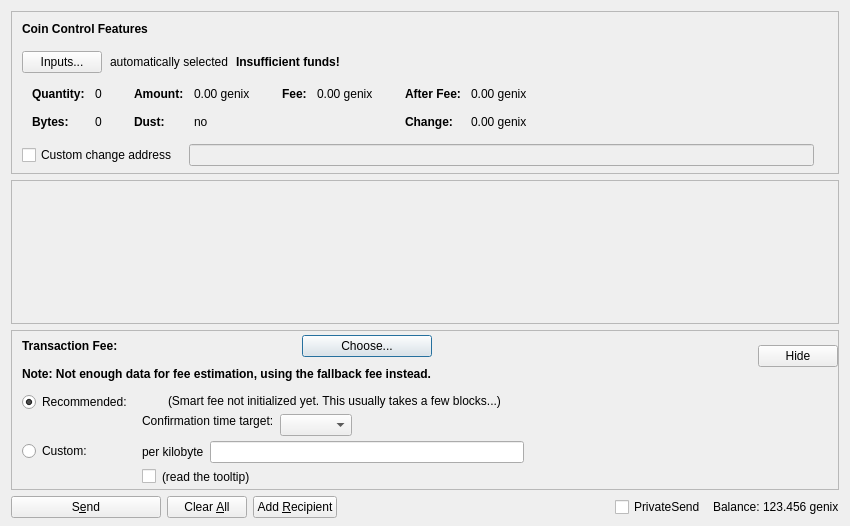
<?xml version="1.0" encoding="UTF-8"?>
<ui version="4.0">
 <class>SendCoinsDialog</class>
 <widget class="QDialog" name="SendCoinsDialog">
  <property name="geometry">
   <rect>
    <x>0</x>
    <y>0</y>
    <width>850</width>
    <height>526</height>
   </rect>
  </property>
  <property name="windowTitle">
   <string>Send Coins</string>
  </property>
  <layout class="QVBoxLayout" name="verticalLayout" stretch="0,1,0,0">
   <property name="bottomMargin">
    <number>8</number>
   </property>
   <item>
    <widget class="QFrame" name="frameCoinControl">
     <property name="sizePolicy">
      <sizepolicy hsizetype="Expanding" vsizetype="Expanding">
       <horstretch>0</horstretch>
       <verstretch>0</verstretch>
      </sizepolicy>
     </property>
     <property name="maximumSize">
      <size>
       <width>16777215</width>
       <height>16777215</height>
      </size>
     </property>
     <property name="frameShape">
      <enum>QFrame::StyledPanel</enum>
     </property>
     <property name="frameShadow">
      <enum>QFrame::Sunken</enum>
     </property>
     <layout class="QVBoxLayout" name="verticalLayoutCoinControl2">
      <property name="spacing">
       <number>0</number>
      </property>
      <property name="leftMargin">
       <number>0</number>
      </property>
      <property name="topMargin">
       <number>0</number>
      </property>
      <property name="rightMargin">
       <number>0</number>
      </property>
      <property name="bottomMargin">
       <number>6</number>
      </property>
      <item>
       <layout class="QVBoxLayout" name="verticalLayoutCoinControl" stretch="0,0,0,0,1">
        <property name="spacing">
         <number>0</number>
        </property>
        <property name="leftMargin">
         <number>10</number>
        </property>
        <property name="topMargin">
         <number>10</number>
        </property>
        <item>
         <layout class="QHBoxLayout" name="horizontalLayoutCoinControl1">
          <property name="bottomMargin">
           <number>15</number>
          </property>
          <item>
           <widget class="QLabel" name="labelCoinControlFeatures">
            <property name="sizePolicy">
             <sizepolicy hsizetype="Preferred" vsizetype="Maximum">
              <horstretch>0</horstretch>
              <verstretch>0</verstretch>
             </sizepolicy>
            </property>
            <property name="font">
             <font>
              <weight>75</weight>
              <bold>true</bold>
             </font>
            </property>
            <property name="styleSheet">
             <string notr="true">font-weight:bold;</string>
            </property>
            <property name="text">
             <string>Coin Control Features</string>
            </property>
           </widget>
          </item>
         </layout>
        </item>
        <item>
         <layout class="QHBoxLayout" name="horizontalLayoutCoinControl2" stretch="0,0,0,0">
          <property name="spacing">
           <number>8</number>
          </property>
          <property name="bottomMargin">
           <number>10</number>
          </property>
          <item>
           <widget class="QPushButton" name="pushButtonCoinControl">
            <property name="styleSheet">
             <string notr="true"/>
            </property>
            <property name="text">
             <string>Inputs...</string>
            </property>
            <property name="autoDefault">
             <bool>false</bool>
            </property>
           </widget>
          </item>
          <item>
           <widget class="QLabel" name="labelCoinControlAutomaticallySelected">
            <property name="text">
             <string>automatically selected</string>
            </property>
            <property name="margin">
             <number>5</number>
            </property>
           </widget>
          </item>
          <item>
           <widget class="QLabel" name="labelCoinControlInsuffFunds">
            <property name="font">
             <font>
              <weight>75</weight>
              <bold>true</bold>
             </font>
            </property>
            <property name="styleSheet">
             <string notr="true">font-weight:bold;</string>
            </property>
            <property name="text">
             <string>Insufficient funds!</string>
            </property>
            <property name="margin">
             <number>5</number>
            </property>
           </widget>
          </item>
          <item>
           <spacer name="horizontalSpacerCoinControl">
            <property name="orientation">
             <enum>Qt::Horizontal</enum>
            </property>
            <property name="sizeHint" stdset="0">
             <size>
              <width>40</width>
              <height>1</height>
             </size>
            </property>
           </spacer>
          </item>
         </layout>
        </item>
        <item>
         <widget class="QWidget" name="widgetCoinControl" native="true">
          <property name="sizePolicy">
           <sizepolicy hsizetype="Preferred" vsizetype="Preferred">
            <horstretch>0</horstretch>
            <verstretch>0</verstretch>
           </sizepolicy>
          </property>
          <property name="minimumSize">
           <size>
            <width>0</width>
            <height>0</height>
           </size>
          </property>
          <property name="styleSheet">
           <string notr="true"/>
          </property>
          <layout class="QHBoxLayout" name="horizontalLayoutCoinControl5">
           <property name="leftMargin">
            <number>0</number>
           </property>
           <property name="topMargin">
            <number>0</number>
           </property>
           <property name="rightMargin">
            <number>0</number>
           </property>
           <property name="bottomMargin">
            <number>0</number>
           </property>
           <item>
            <layout class="QHBoxLayout" name="horizontalLayoutCoinControl3" stretch="0,0,0,1">
             <property name="spacing">
              <number>20</number>
             </property>
             <property name="topMargin">
              <number>0</number>
             </property>
             <property name="bottomMargin">
              <number>10</number>
             </property>
             <item>
              <layout class="QFormLayout" name="formLayoutCoinControl1">
               <property name="horizontalSpacing">
                <number>10</number>
               </property>
               <property name="verticalSpacing">
                <number>14</number>
               </property>
               <property name="leftMargin">
                <number>10</number>
               </property>
               <property name="topMargin">
                <number>4</number>
               </property>
               <property name="rightMargin">
                <number>6</number>
               </property>
               <item row="0" column="0">
                <widget class="QLabel" name="labelCoinControlQuantityText">
                 <property name="font">
                  <font>
                   <weight>75</weight>
                   <bold>true</bold>
                  </font>
                 </property>
                 <property name="text">
                  <string>Quantity:</string>
                 </property>
                 <property name="margin">
                  <number>0</number>
                 </property>
                </widget>
               </item>
               <item row="0" column="1">
                <widget class="QLabel" name="labelCoinControlQuantity">
                 <property name="cursor">
                  <cursorShape>IBeamCursor</cursorShape>
                 </property>
                 <property name="contextMenuPolicy">
                  <enum>Qt::ActionsContextMenu</enum>
                 </property>
                 <property name="text">
                  <string notr="true">0</string>
                 </property>
                 <property name="margin">
                  <number>0</number>
                 </property>
                 <property name="textInteractionFlags">
                  <set>Qt::LinksAccessibleByMouse|Qt::TextSelectableByKeyboard|Qt::TextSelectableByMouse</set>
                 </property>
                </widget>
               </item>
               <item row="1" column="0">
                <widget class="QLabel" name="labelCoinControlBytesText">
                 <property name="font">
                  <font>
                   <weight>75</weight>
                   <bold>true</bold>
                  </font>
                 </property>
                 <property name="text">
                  <string>Bytes:</string>
                 </property>
                </widget>
               </item>
               <item row="1" column="1">
                <widget class="QLabel" name="labelCoinControlBytes">
                 <property name="cursor">
                  <cursorShape>IBeamCursor</cursorShape>
                 </property>
                 <property name="contextMenuPolicy">
                  <enum>Qt::ActionsContextMenu</enum>
                 </property>
                 <property name="text">
                  <string notr="true">0</string>
                 </property>
                 <property name="textInteractionFlags">
                  <set>Qt::LinksAccessibleByMouse|Qt::TextSelectableByKeyboard|Qt::TextSelectableByMouse</set>
                 </property>
                </widget>
               </item>
              </layout>
             </item>
             <item>
              <layout class="QFormLayout" name="formLayoutCoinControl2">
               <property name="horizontalSpacing">
                <number>10</number>
               </property>
               <property name="verticalSpacing">
                <number>14</number>
               </property>
               <property name="leftMargin">
                <number>6</number>
               </property>
               <property name="topMargin">
                <number>4</number>
               </property>
               <property name="rightMargin">
                <number>6</number>
               </property>
               <item row="0" column="0">
                <widget class="QLabel" name="labelCoinControlAmountText">
                 <property name="font">
                  <font>
                   <weight>75</weight>
                   <bold>true</bold>
                  </font>
                 </property>
                 <property name="text">
                  <string>Amount:</string>
                 </property>
                 <property name="margin">
                  <number>0</number>
                 </property>
                </widget>
               </item>
               <item row="0" column="1">
                <widget class="QLabel" name="labelCoinControlAmount">
                 <property name="cursor">
                  <cursorShape>IBeamCursor</cursorShape>
                 </property>
                 <property name="contextMenuPolicy">
                  <enum>Qt::ActionsContextMenu</enum>
                 </property>
                 <property name="text">
                  <string notr="true">0.00 genix</string>
                 </property>
                 <property name="textInteractionFlags">
                  <set>Qt::LinksAccessibleByMouse|Qt::TextSelectableByKeyboard|Qt::TextSelectableByMouse</set>
                 </property>
                </widget>
               </item>
               <item row="1" column="0">
                <widget class="QLabel" name="labelCoinControlLowOutputText">
                 <property name="font">
                  <font>
                   <weight>75</weight>
                   <bold>true</bold>
                  </font>
                 </property>
                 <property name="text">
                  <string>Dust:</string>
                 </property>
                </widget>
               </item>
               <item row="1" column="1">
                <widget class="QLabel" name="labelCoinControlLowOutput">
                 <property name="cursor">
                  <cursorShape>IBeamCursor</cursorShape>
                 </property>
                 <property name="contextMenuPolicy">
                  <enum>Qt::ActionsContextMenu</enum>
                 </property>
                 <property name="text">
                  <string notr="true">no</string>
                 </property>
                 <property name="textInteractionFlags">
                  <set>Qt::LinksAccessibleByMouse|Qt::TextSelectableByKeyboard|Qt::TextSelectableByMouse</set>
                 </property>
                </widget>
               </item>
              </layout>
             </item>
             <item>
              <layout class="QFormLayout" name="formLayoutCoinControl3">
               <property name="horizontalSpacing">
                <number>10</number>
               </property>
               <property name="verticalSpacing">
                <number>14</number>
               </property>
               <property name="leftMargin">
                <number>6</number>
               </property>
               <property name="topMargin">
                <number>4</number>
               </property>
               <property name="rightMargin">
                <number>6</number>
               </property>
               <item row="0" column="0">
                <widget class="QLabel" name="labelCoinControlFeeText">
                 <property name="font">
                  <font>
                   <weight>75</weight>
                   <bold>true</bold>
                  </font>
                 </property>
                 <property name="text">
                  <string>Fee:</string>
                 </property>
                 <property name="margin">
                  <number>0</number>
                 </property>
                </widget>
               </item>
               <item row="0" column="1">
                <widget class="QLabel" name="labelCoinControlFee">
                 <property name="cursor">
                  <cursorShape>IBeamCursor</cursorShape>
                 </property>
                 <property name="contextMenuPolicy">
                  <enum>Qt::ActionsContextMenu</enum>
                 </property>
                 <property name="text">
                  <string notr="true">0.00 genix</string>
                 </property>
                 <property name="textInteractionFlags">
                  <set>Qt::LinksAccessibleByMouse|Qt::TextSelectableByKeyboard|Qt::TextSelectableByMouse</set>
                 </property>
                </widget>
               </item>
              </layout>
             </item>
             <item>
              <layout class="QFormLayout" name="formLayoutCoinControl4">
               <property name="horizontalSpacing">
                <number>10</number>
               </property>
               <property name="verticalSpacing">
                <number>14</number>
               </property>
               <property name="leftMargin">
                <number>6</number>
               </property>
               <property name="topMargin">
                <number>4</number>
               </property>
               <property name="rightMargin">
                <number>6</number>
               </property>
               <item row="0" column="0">
                <widget class="QLabel" name="labelCoinControlAfterFeeText">
                 <property name="font">
                  <font>
                   <weight>75</weight>
                   <bold>true</bold>
                  </font>
                 </property>
                 <property name="text">
                  <string>After Fee:</string>
                 </property>
                 <property name="margin">
                  <number>0</number>
                 </property>
                </widget>
               </item>
               <item row="0" column="1">
                <widget class="QLabel" name="labelCoinControlAfterFee">
                 <property name="cursor">
                  <cursorShape>IBeamCursor</cursorShape>
                 </property>
                 <property name="contextMenuPolicy">
                  <enum>Qt::ActionsContextMenu</enum>
                 </property>
                 <property name="text">
                  <string notr="true">0.00 genix</string>
                 </property>
                 <property name="textInteractionFlags">
                  <set>Qt::LinksAccessibleByMouse|Qt::TextSelectableByKeyboard|Qt::TextSelectableByMouse</set>
                 </property>
                </widget>
               </item>
               <item row="1" column="0">
                <widget class="QLabel" name="labelCoinControlChangeText">
                 <property name="font">
                  <font>
                   <weight>75</weight>
                   <bold>true</bold>
                  </font>
                 </property>
                 <property name="text">
                  <string>Change:</string>
                 </property>
                </widget>
               </item>
               <item row="1" column="1">
                <widget class="QLabel" name="labelCoinControlChange">
                 <property name="cursor">
                  <cursorShape>IBeamCursor</cursorShape>
                 </property>
                 <property name="contextMenuPolicy">
                  <enum>Qt::ActionsContextMenu</enum>
                 </property>
                 <property name="text">
                  <string notr="true">0.00 genix</string>
                 </property>
                 <property name="textInteractionFlags">
                  <set>Qt::LinksAccessibleByMouse|Qt::TextSelectableByKeyboard|Qt::TextSelectableByMouse</set>
                 </property>
                </widget>
               </item>
              </layout>
             </item>
            </layout>
           </item>
          </layout>
         </widget>
        </item>
        <item>
         <layout class="QHBoxLayout" name="horizontalLayoutCoinControl4" stretch="0,0,0">
          <property name="spacing">
           <number>12</number>
          </property>
          <property name="sizeConstraint">
           <enum>QLayout::SetDefaultConstraint</enum>
          </property>
          <property name="topMargin">
           <number>5</number>
          </property>
          <property name="rightMargin">
           <number>5</number>
          </property>
          <item>
           <widget class="QCheckBox" name="checkBoxCoinControlChange">
            <property name="toolTip">
             <string>If this is activated, but the change address is empty or invalid, change will be sent to a newly generated address.</string>
            </property>
            <property name="text">
             <string>Custom change address</string>
            </property>
           </widget>
          </item>
          <item>
           <widget class="QValidatedLineEdit" name="lineEditCoinControlChange">
            <property name="enabled">
             <bool>false</bool>
            </property>
            <property name="sizePolicy">
             <sizepolicy hsizetype="Expanding" vsizetype="Fixed">
              <horstretch>0</horstretch>
              <verstretch>0</verstretch>
             </sizepolicy>
            </property>
           </widget>
          </item>
          <item>
           <widget class="QLabel" name="labelCoinControlChangeLabel">
            <property name="sizePolicy">
             <sizepolicy hsizetype="Preferred" vsizetype="Expanding">
              <horstretch>0</horstretch>
              <verstretch>0</verstretch>
             </sizepolicy>
            </property>
            <property name="minimumSize">
             <size>
              <width>0</width>
              <height>0</height>
             </size>
            </property>
            <property name="text">
             <string/>
            </property>
            <property name="margin">
             <number>3</number>
            </property>
           </widget>
          </item>
         </layout>
        </item>
        <item>
         <spacer name="verticalSpacerCoinControl">
          <property name="orientation">
           <enum>Qt::Vertical</enum>
          </property>
          <property name="sizeHint" stdset="0">
           <size>
            <width>800</width>
            <height>1</height>
           </size>
          </property>
         </spacer>
        </item>
       </layout>
      </item>
     </layout>
    </widget>
   </item>
   <item>
    <widget class="QScrollArea" name="scrollArea">
     <property name="widgetResizable">
      <bool>true</bool>
     </property>
     <widget class="QWidget" name="scrollAreaWidgetContents">
      <property name="geometry">
       <rect>
        <x>0</x>
        <y>0</y>
        <width>830</width>
        <height>104</height>
       </rect>
      </property>
      <layout class="QVBoxLayout" name="verticalLayout_2" stretch="0,1">
       <property name="leftMargin">
        <number>0</number>
       </property>
       <property name="topMargin">
        <number>0</number>
       </property>
       <property name="rightMargin">
        <number>0</number>
       </property>
       <property name="bottomMargin">
        <number>0</number>
       </property>
       <item>
        <layout class="QVBoxLayout" name="entries">
         <property name="spacing">
          <number>6</number>
         </property>
        </layout>
       </item>
       <item>
        <spacer name="verticalSpacer">
         <property name="orientation">
          <enum>Qt::Vertical</enum>
         </property>
         <property name="sizeHint" stdset="0">
          <size>
           <width>20</width>
           <height>40</height>
          </size>
         </property>
        </spacer>
       </item>
      </layout>
     </widget>
    </widget>
   </item>
   <item>
    <widget class="QFrame" name="frameFee">
     <property name="sizePolicy">
      <sizepolicy hsizetype="Expanding" vsizetype="Expanding">
       <horstretch>0</horstretch>
       <verstretch>0</verstretch>
      </sizepolicy>
     </property>
     <property name="maximumSize">
      <size>
       <width>16777215</width>
       <height>16777215</height>
      </size>
     </property>
     <property name="frameShape">
      <enum>QFrame::StyledPanel</enum>
     </property>
     <property name="frameShadow">
      <enum>QFrame::Sunken</enum>
     </property>
     <layout class="QVBoxLayout" name="verticalLayoutFee1">
      <property name="spacing">
       <number>0</number>
      </property>
      <property name="leftMargin">
       <number>0</number>
      </property>
      <property name="topMargin">
       <number>0</number>
      </property>
      <property name="rightMargin">
       <number>0</number>
      </property>
      <property name="bottomMargin">
       <number>0</number>
      </property>
      <item>
       <layout class="QVBoxLayout" name="verticalLayoutFee2" stretch="0,0,0">
        <property name="spacing">
         <number>0</number>
        </property>
        <property name="leftMargin">
         <number>10</number>
        </property>
        <property name="topMargin">
         <number>0</number>
        </property>
        <item>
         <layout class="QHBoxLayout" name="horizontalLayoutFee1">
          <property name="bottomMargin">
           <number>0</number>
          </property>
          <item>
           <layout class="QVBoxLayout" name="verticalLayoutFee7">
            <property name="spacing">
             <number>0</number>
            </property>
            <item>
             <spacer name="verticalSpacerSmartFee">
              <property name="orientation">
               <enum>Qt::Vertical</enum>
              </property>
              <property name="sizeType">
               <enum>QSizePolicy::Fixed</enum>
              </property>
              <property name="sizeHint" stdset="0">
               <size>
                <width>1</width>
                <height>4</height>
               </size>
              </property>
             </spacer>
            </item>
            <item>
             <layout class="QHBoxLayout" name="horizontalLayoutSmartFee">
              <property name="spacing">
               <number>10</number>
              </property>
              <item>
               <widget class="QLabel" name="labelFeeHeadline">
                <property name="sizePolicy">
                 <sizepolicy hsizetype="Preferred" vsizetype="Maximum">
                  <horstretch>0</horstretch>
                  <verstretch>0</verstretch>
                 </sizepolicy>
                </property>
                <property name="font">
                 <font>
                  <weight>75</weight>
                  <bold>true</bold>
                 </font>
                </property>
                <property name="styleSheet">
                 <string notr="true">font-weight:bold;</string>
                </property>
                <property name="text">
                 <string>Transaction Fee:</string>
                </property>
               </widget>
              </item>
              <item>
               <widget class="QLabel" name="labelFeeMinimized">
                <property name="text">
                 <string/>
                </property>
               </widget>
              </item>
              <item>
               <widget class="QPushButton" name="buttonChooseFee">
                <property name="text">
                 <string>Choose...</string>
                </property>
               </widget>
              </item>
             </layout>
            </item>
            <item>
             <spacer name="verticalSpacer_7">
              <property name="orientation">
               <enum>Qt::Vertical</enum>
              </property>
              <property name="sizeHint" stdset="0">
               <size>
                <width>1</width>
                <height>10</height>
               </size>
              </property>
             </spacer>
            </item>
            <item>
             <widget class="QLabel" name="fallbackFeeWarningLabel">
              <property name="toolTip">
               <string>Using the fallbackfee can result in sending a transaction that will take several hours or days (or never) to confirm. Consider choosing your fee manually or wait until you have validated the complete chain.</string>
              </property>
              <property name="font">
              <font>
                  <weight>75</weight>
                  <bold>true</bold>
              </font>
              </property>
              <property name="text">
               <string>Note: Not enough data for fee estimation, using the fallback fee instead.</string>
              </property>
              <property name="wordWrap">
               <bool>false</bool>
              </property>
             </widget>
            </item>
            <item>
             <spacer name="verticalSpacer_5">
              <property name="orientation">
               <enum>Qt::Vertical</enum>
              </property>
              <property name="sizeHint" stdset="0">
               <size>
                <width>1</width>
                <height>1</height>
               </size>
              </property>
             </spacer>
            </item>
           </layout>
          </item>
          <item>
           <spacer name="horizontalSpacer_4">
            <property name="orientation">
             <enum>Qt::Horizontal</enum>
            </property>
            <property name="sizeHint" stdset="0">
             <size>
              <width>1</width>
              <height>1</height>
             </size>
            </property>
           </spacer>
          </item>
          <item>
           <widget class="QPushButton" name="buttonMinimizeFee">
            <property name="toolTip">
             <string>collapse fee-settings</string>
            </property>
            <property name="text">
             <string>Hide</string>
            </property>
           </widget>
          </item>
         </layout>
        </item>
        <item>
         <widget class="QFrame" name="frameFeeSelection">
          <layout class="QVBoxLayout" name="verticalLayoutFee12">
           <property name="spacing">
            <number>0</number>
           </property>
           <property name="leftMargin">
            <number>0</number>
           </property>
           <property name="topMargin">
            <number>0</number>
           </property>
           <property name="rightMargin">
            <number>0</number>
           </property>
           <property name="bottomMargin">
            <number>0</number>
           </property>
           <item>
            <layout class="QGridLayout" name="gridLayoutFee">
             <property name="topMargin">
              <number>10</number>
             </property>
             <property name="bottomMargin">
              <number>4</number>
             </property>
             <property name="horizontalSpacing">
              <number>10</number>
             </property>
             <property name="verticalSpacing">
              <number>4</number>
             </property>
             <item row="1" column="1">
              <layout class="QVBoxLayout" name="verticalLayoutFee8">
               <property name="spacing">
                <number>6</number>
               </property>
               <item>
                <layout class="QHBoxLayout" name="horizontalLayoutFee13">
                 <item>
                  <widget class="QLabel" name="labelCustomPerKilobyte">
                   <property name="toolTip">
                    <string>If the custom fee is set to 1000 duffs and the transaction is only 250 bytes, then &quot;per kilobyte&quot; only pays 250 duffs in fee,&lt;br /&gt;while &quot;at least&quot; pays 1000 duffs. For transactions bigger than a kilobyte both pay by kilobyte.</string>
                   </property>
                   <property name="text">
                    <string>per kilobyte</string>
                   </property>
                  </widget>
                 </item>
                 <item>
                  <widget class="BitcoinAmountField" name="customFee"/>
                 </item>
                 <item>
                  <spacer name="horizontalSpacer_6">
                   <property name="orientation">
                    <enum>Qt::Horizontal</enum>
                   </property>
                   <property name="sizeHint" stdset="0">
                    <size>
                     <width>1</width>
                     <height>1</height>
                    </size>
                   </property>
                  </spacer>
                 </item>
                </layout>
               </item>
               <item>
                <layout class="QHBoxLayout" name="horizontalLayoutFee8">
                 <item>
                  <widget class="QCheckBox" name="checkBoxMinimumFee">
                   <property name="toolTip">
                    <string>Paying only the minimum fee is just fine as long as there is less transaction volume than space in the blocks.&lt;br /&gt;But be aware that this can end up in a never confirming transaction once there is more demand for genix transactions than the network can process.</string>
                   </property>
                   <property name="text">
                    <string/>
                   </property>
                  </widget>
                 </item>
                 <item>
                  <widget class="QLabel" name="labelMinFeeWarning">
                   <property name="enabled">
                    <bool>true</bool>
                   </property>
                   <property name="toolTip">
                    <string>Paying only the minimum fee is just fine as long as there is less transaction volume than space in the blocks.&lt;br /&gt;But be aware that this can end up in a never confirming transaction once there is more demand for genix transactions than the network can process.</string>
                   </property>
                   <property name="text">
                    <string>(read the tooltip)</string>
                   </property>
                   <property name="margin">
                    <number>5</number>
                   </property>
                  </widget>
                 </item>
                 <item>
                  <spacer name="horizontalSpacer_2">
                   <property name="orientation">
                    <enum>Qt::Horizontal</enum>
                   </property>
                   <property name="sizeHint" stdset="0">
                    <size>
                     <width>1</width>
                     <height>1</height>
                    </size>
                   </property>
                  </spacer>
                 </item>
                </layout>
               </item>
              </layout>
             </item>
             <item row="0" column="0">
              <layout class="QVBoxLayout" name="verticalLayoutFee4" stretch="0,1">
               <item>
                <widget class="QRadioButton" name="radioSmartFee">
                 <property name="text">
                  <string>Recommended:</string>
                 </property>
                 <property name="checked">
                  <bool>true</bool>
                 </property>
                 <attribute name="buttonGroup">
                  <string notr="true">groupFee</string>
                 </attribute>
                </widget>
               </item>
               <item>
                <spacer name="verticalSpacer_2">
                 <property name="orientation">
                  <enum>Qt::Vertical</enum>
                 </property>
                 <property name="sizeHint" stdset="0">
                  <size>
                   <width>1</width>
                   <height>1</height>
                  </size>
                 </property>
                </spacer>
               </item>
              </layout>
             </item>
             <item row="1" column="0">
              <layout class="QVBoxLayout" name="verticalLayoutFee9" stretch="0,1">
               <item>
                <widget class="QRadioButton" name="radioCustomFee">
                 <property name="text">
                  <string>Custom:</string>
                 </property>
                 <attribute name="buttonGroup">
                  <string notr="true">groupFee</string>
                 </attribute>
                </widget>
               </item>
               <item>
                <spacer name="verticalSpacer_6">
                 <property name="orientation">
                  <enum>Qt::Vertical</enum>
                 </property>
                 <property name="sizeHint" stdset="0">
                  <size>
                   <width>1</width>
                   <height>1</height>
                  </size>
                 </property>
                </spacer>
               </item>
              </layout>
             </item>
             <item row="0" column="1">
              <layout class="QVBoxLayout" name="verticalLayoutFee3" stretch="0,0,1">
               <property name="spacing">
                <number>6</number>
               </property>
               <property name="topMargin">
                <number>2</number>
               </property>
               <item>
                <layout class="QHBoxLayout" name="horizontalLayoutFee12">
                 <item>
                  <widget class="QLabel" name="labelSmartFee">
                   <property name="text">
                    <string/>
                   </property>
                   <property name="margin">
                    <number>2</number>
                   </property>
                  </widget>
                 </item>
                 <item>
                  <widget class="QLabel" name="labelFeeEstimation">
                   <property name="text">
                    <string/>
                   </property>
                  </widget>
                 </item>
                 <item>
                  <widget class="QLabel" name="labelSmartFee2">
                   <property name="text">
                    <string>(Smart fee not initialized yet. This usually takes a few blocks...)</string>
                   </property>
                   <property name="margin">
                    <number>2</number>
                   </property>
                  </widget>
                 </item>
                 <item>
                  <spacer name="horizontalSpacer_5">
                   <property name="orientation">
                    <enum>Qt::Horizontal</enum>
                   </property>
                   <property name="sizeHint" stdset="0">
                    <size>
                     <width>1</width>
                     <height>1</height>
                    </size>
                   </property>
                  </spacer>
                 </item>
                </layout>
               </item>
               <item>
                <layout class="QHBoxLayout" name="horizontalLayoutFee9">
                 <item>
                  <layout class="QVBoxLayout" name="verticalLayoutFee6">
                   <item>
                    <widget class="QLabel" name="labelSmartFee3">
                     <property name="text">
                      <string>Confirmation time target:</string>
                     </property>
                     <property name="margin">
                      <number>2</number>
                     </property>
                    </widget>
                   </item>
                   <item>
                    <spacer name="verticalSpacer_3">
                     <property name="orientation">
                      <enum>Qt::Vertical</enum>
                     </property>
                     <property name="sizeHint" stdset="0">
                      <size>
                       <width>1</width>
                       <height>1</height>
                      </size>
                     </property>
                    </spacer>
                   </item>
                  </layout>
                 </item>
                 <item>
                  <layout class="QVBoxLayout" name="verticalLayoutFee5">
                   <property name="rightMargin">
                    <number>30</number>
                   </property>
                   <item>
                    <layout class="QHBoxLayout" name="horizontalLayoutConfTarget">
                     <property name="bottomMargin">
                      <number>0</number>
                     </property>
                     <item>
                      <widget class="QComboBox" name="confTargetSelector"/>
                     </item>
                     <item>
                      <spacer name="horizontalSpacerConfTarget">
                       <property name="orientation">
                        <enum>Qt::Horizontal</enum>
                       </property>
                       <property name="sizeHint" stdset="0">
                        <size>
                         <width>40</width>
                         <height>20</height>
                        </size>
                       </property>
                      </spacer>
                     </item>
                    </layout>
                   </item>
                  </layout>
                 </item>
                </layout>
               </item>
               <item>
                <spacer name="verticalSpacer_4">
                 <property name="orientation">
                  <enum>Qt::Vertical</enum>
                 </property>
                 <property name="sizeHint" stdset="0">
                  <size>
                   <width>1</width>
                   <height>1</height>
                  </size>
                 </property>
                </spacer>
               </item>
              </layout>
             </item>
            </layout>
           </item>
          </layout>
         </widget>
        </item>
        <item>
         <spacer name="verticalSpacerFee">
          <property name="orientation">
           <enum>Qt::Vertical</enum>
          </property>
          <property name="sizeHint" stdset="0">
           <size>
            <width>800</width>
            <height>1</height>
           </size>
          </property>
         </spacer>
        </item>
       </layout>
      </item>
     </layout>
    </widget>
   </item>
   <item>
    <layout class="QHBoxLayout" name="horizontalLayout">
     <item>
      <widget class="QPushButton" name="sendButton">
       <property name="minimumSize">
        <size>
         <width>150</width>
         <height>0</height>
        </size>
       </property>
       <property name="toolTip">
        <string>Confirm the send action</string>
       </property>
       <property name="text">
        <string>S&amp;end</string>
       </property>
       <property name="autoDefault">
        <bool>false</bool>
       </property>
       <property name="default">
        <bool>false</bool>
       </property>
      </widget>
     </item>
     <item>
      <widget class="QPushButton" name="clearButton">
       <property name="sizePolicy">
        <sizepolicy hsizetype="Minimum" vsizetype="Fixed">
         <horstretch>0</horstretch>
         <verstretch>0</verstretch>
        </sizepolicy>
       </property>
       <property name="toolTip">
        <string>Clear all fields of the form.</string>
       </property>
       <property name="text">
        <string>Clear &amp;All</string>
       </property>
       <property name="autoDefault">
        <bool>false</bool>
       </property>
      </widget>
     </item>
     <item>
      <widget class="QPushButton" name="addButton">
       <property name="toolTip">
        <string>Send to multiple recipients at once</string>
       </property>
       <property name="text">
        <string>Add &amp;Recipient</string>
       </property>
       <property name="autoDefault">
        <bool>false</bool>
       </property>
      </widget>
     </item>
     <item>
      <spacer name="horizontalSpacer">
       <property name="orientation">
        <enum>Qt::Horizontal</enum>
       </property>
       <property name="sizeHint" stdset="0">
        <size>
         <width>40</width>
         <height>20</height>
        </size>
       </property>
      </spacer>
     </item>
     <item>
      <layout class="QHBoxLayout" name="horizontalLayout_2">
       <property name="spacing">
        <number>3</number>
       </property>
       <item>
        <widget class="QCheckBox" name="checkUsePrivateSend">
         <property name="minimumSize">
          <size>
           <width>95</width>
           <height>0</height>
          </size>
         </property>
         <property name="text">
          <string>PrivateSend</string>
         </property>
         <property name="checked">
          <bool>false</bool>
         </property>
        </widget>
       </item>
       <item>
        <widget class="QLabel" name="label">
         <property name="text">
          <string>Balance:</string>
         </property>
        </widget>
       </item>
       <item>
        <widget class="QLabel" name="labelBalance">
         <property name="sizePolicy">
          <sizepolicy hsizetype="Preferred" vsizetype="Fixed">
           <horstretch>0</horstretch>
           <verstretch>0</verstretch>
          </sizepolicy>
         </property>
         <property name="cursor">
          <cursorShape>IBeamCursor</cursorShape>
         </property>
         <property name="text">
          <string notr="true">123.456 genix</string>
         </property>
         <property name="textInteractionFlags">
          <set>Qt::LinksAccessibleByMouse|Qt::TextSelectableByKeyboard|Qt::TextSelectableByMouse</set>
         </property>
        </widget>
       </item>
      </layout>
     </item>
    </layout>
   </item>
  </layout>
 </widget>
 <customwidgets>
  <customwidget>
   <class>QValidatedLineEdit</class>
   <extends>QLineEdit</extends>
   <header>qvalidatedlineedit.h</header>
  </customwidget>
  <customwidget>
   <class>BitcoinAmountField</class>
   <extends>QLineEdit</extends>
   <header>bitcoinamountfield.h</header>
   <container>1</container>
  </customwidget>
 </customwidgets>
 <resources>
  <include location="../genix.qrc"/>
 </resources>
 <connections/>
 <buttongroups>
  <buttongroup name="groupFee"/>
 </buttongroups>
</ui>
